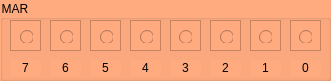
   <widget class="QGroupBox" name="groupBox_MAR">
    <property name="geometry">
     <rect>
      <x>20</x>
      <y>100</y>
      <width>331</width>
      <height>81</height>
     </rect>
    </property>
    <property name="styleSheet">
     <string notr="true">background-color: rgb(255, 170, 127);</string>
    </property>
    <property name="title">
     <string>MAR</string>
    </property>
    <widget class="QFrame" name="frame_33">
     <property name="geometry">
      <rect>
       <x>50</x>
       <y>20</y>
       <width>31</width>
       <height>31</height>
      </rect>
     </property>
     <property name="frameShape">
      <enum>QFrame::StyledPanel</enum>
     </property>
     <property name="frameShadow">
      <enum>QFrame::Sunken</enum>
     </property>
     <property name="lineWidth">
      <number>0</number>
     </property>
     <property name="midLineWidth">
      <number>0</number>
     </property>
     <widget class="QRadioButton" name="radioButton_MAR6">
      <property name="geometry">
       <rect>
        <x>10</x>
        <y>10</y>
        <width>13</width>
        <height>13</height>
       </rect>
      </property>
      <property name="font">
       <font>
        <pointsize>6</pointsize>
       </font>
      </property>
      <property name="text">
       <string/>
      </property>
     </widget>
    </widget>
    <widget class="QFrame" name="frame_34">
     <property name="geometry">
      <rect>
       <x>90</x>
       <y>20</y>
       <width>31</width>
       <height>31</height>
      </rect>
     </property>
     <property name="frameShape">
      <enum>QFrame::StyledPanel</enum>
     </property>
     <property name="frameShadow">
      <enum>QFrame::Sunken</enum>
     </property>
     <property name="lineWidth">
      <number>0</number>
     </property>
     <property name="midLineWidth">
      <number>0</number>
     </property>
     <widget class="QRadioButton" name="radioButton_MAR5">
      <property name="geometry">
       <rect>
        <x>10</x>
        <y>10</y>
        <width>13</width>
        <height>13</height>
       </rect>
      </property>
      <property name="font">
       <font>
        <pointsize>6</pointsize>
       </font>
      </property>
      <property name="text">
       <string/>
      </property>
     </widget>
    </widget>
    <widget class="QFrame" name="frame_35">
     <property name="geometry">
      <rect>
       <x>130</x>
       <y>20</y>
       <width>31</width>
       <height>31</height>
      </rect>
     </property>
     <property name="frameShape">
      <enum>QFrame::StyledPanel</enum>
     </property>
     <property name="frameShadow">
      <enum>QFrame::Sunken</enum>
     </property>
     <property name="lineWidth">
      <number>5</number>
     </property>
     <property name="midLineWidth">
      <number>0</number>
     </property>
     <widget class="QRadioButton" name="radioButton_MAR4">
      <property name="geometry">
       <rect>
        <x>10</x>
        <y>10</y>
        <width>13</width>
        <height>13</height>
       </rect>
      </property>
      <property name="font">
       <font>
        <pointsize>6</pointsize>
       </font>
      </property>
      <property name="text">
       <string/>
      </property>
     </widget>
    </widget>
    <widget class="QFrame" name="frame_36">
     <property name="geometry">
      <rect>
       <x>170</x>
       <y>20</y>
       <width>31</width>
       <height>31</height>
      </rect>
     </property>
     <property name="frameShape">
      <enum>QFrame::StyledPanel</enum>
     </property>
     <property name="frameShadow">
      <enum>QFrame::Sunken</enum>
     </property>
     <property name="lineWidth">
      <number>5</number>
     </property>
     <property name="midLineWidth">
      <number>0</number>
     </property>
     <widget class="QRadioButton" name="radioButton_MAR3">
      <property name="geometry">
       <rect>
        <x>9</x>
        <y>10</y>
        <width>13</width>
        <height>13</height>
       </rect>
      </property>
      <property name="font">
       <font>
        <pointsize>6</pointsize>
       </font>
      </property>
      <property name="text">
       <string/>
      </property>
     </widget>
    </widget>
    <widget class="QFrame" name="frame_37">
     <property name="geometry">
      <rect>
       <x>210</x>
       <y>20</y>
       <width>31</width>
       <height>31</height>
      </rect>
     </property>
     <property name="frameShape">
      <enum>QFrame::StyledPanel</enum>
     </property>
     <property name="frameShadow">
      <enum>QFrame::Sunken</enum>
     </property>
     <property name="lineWidth">
      <number>5</number>
     </property>
     <property name="midLineWidth">
      <number>0</number>
     </property>
     <widget class="QRadioButton" name="radioButton_MAR2">
      <property name="geometry">
       <rect>
        <x>10</x>
        <y>10</y>
        <width>13</width>
        <height>13</height>
       </rect>
      </property>
      <property name="font">
       <font>
        <pointsize>6</pointsize>
       </font>
      </property>
      <property name="text">
       <string/>
      </property>
     </widget>
    </widget>
    <widget class="QFrame" name="frame_38">
     <property name="geometry">
      <rect>
       <x>250</x>
       <y>20</y>
       <width>31</width>
       <height>31</height>
      </rect>
     </property>
     <property name="frameShape">
      <enum>QFrame::StyledPanel</enum>
     </property>
     <property name="frameShadow">
      <enum>QFrame::Sunken</enum>
     </property>
     <property name="lineWidth">
      <number>5</number>
     </property>
     <property name="midLineWidth">
      <number>0</number>
     </property>
     <widget class="QRadioButton" name="radioButton_MAR1">
      <property name="geometry">
       <rect>
        <x>9</x>
        <y>10</y>
        <width>13</width>
        <height>13</height>
       </rect>
      </property>
      <property name="font">
       <font>
        <pointsize>6</pointsize>
       </font>
      </property>
      <property name="text">
       <string/>
      </property>
     </widget>
    </widget>
    <widget class="QFrame" name="frame_39">
     <property name="geometry">
      <rect>
       <x>290</x>
       <y>20</y>
       <width>31</width>
       <height>31</height>
      </rect>
     </property>
     <property name="frameShape">
      <enum>QFrame::StyledPanel</enum>
     </property>
     <property name="frameShadow">
      <enum>QFrame::Sunken</enum>
     </property>
     <property name="lineWidth">
      <number>5</number>
     </property>
     <property name="midLineWidth">
      <number>0</number>
     </property>
     <widget class="QRadioButton" name="radioButton_MAR0">
      <property name="geometry">
       <rect>
        <x>9</x>
        <y>10</y>
        <width>13</width>
        <height>13</height>
       </rect>
      </property>
      <property name="font">
       <font>
        <pointsize>6</pointsize>
       </font>
      </property>
      <property name="text">
       <string/>
      </property>
     </widget>
    </widget>
    <widget class="QFrame" name="frame_40">
     <property name="geometry">
      <rect>
       <x>10</x>
       <y>20</y>
       <width>31</width>
       <height>31</height>
      </rect>
     </property>
     <property name="frameShape">
      <enum>QFrame::StyledPanel</enum>
     </property>
     <property name="frameShadow">
      <enum>QFrame::Sunken</enum>
     </property>
     <property name="lineWidth">
      <number>0</number>
     </property>
     <property name="midLineWidth">
      <number>0</number>
     </property>
     <widget class="QRadioButton" name="radioButton_MAR7">
      <property name="geometry">
       <rect>
        <x>10</x>
        <y>10</y>
        <width>13</width>
        <height>13</height>
       </rect>
      </property>
      <property name="font">
       <font>
        <pointsize>6</pointsize>
       </font>
      </property>
      <property name="text">
       <string/>
      </property>
     </widget>
    </widget>
    <widget class="QLabel" name="label_35">
     <property name="geometry">
      <rect>
       <x>10</x>
       <y>60</y>
       <width>31</width>
       <height>16</height>
      </rect>
     </property>
     <property name="text">
      <string>7</string>
     </property>
     <property name="alignment">
      <set>Qt::AlignCenter</set>
     </property>
    </widget>
    <widget class="QLabel" name="label_36">
     <property name="geometry">
      <rect>
       <x>50</x>
       <y>60</y>
       <width>31</width>
       <height>16</height>
      </rect>
     </property>
     <property name="text">
      <string>6</string>
     </property>
     <property name="alignment">
      <set>Qt::AlignCenter</set>
     </property>
    </widget>
    <widget class="QLabel" name="label_37">
     <property name="geometry">
      <rect>
       <x>90</x>
       <y>60</y>
       <width>31</width>
       <height>16</height>
      </rect>
     </property>
     <property name="text">
      <string>5</string>
     </property>
     <property name="alignment">
      <set>Qt::AlignCenter</set>
     </property>
    </widget>
    <widget class="QLabel" name="label_38">
     <property name="geometry">
      <rect>
       <x>130</x>
       <y>60</y>
       <width>31</width>
       <height>16</height>
      </rect>
     </property>
     <property name="text">
      <string>4</string>
     </property>
     <property name="alignment">
      <set>Qt::AlignCenter</set>
     </property>
    </widget>
    <widget class="QLabel" name="label_39">
     <property name="geometry">
      <rect>
       <x>170</x>
       <y>60</y>
       <width>31</width>
       <height>16</height>
      </rect>
     </property>
     <property name="text">
      <string>3</string>
     </property>
     <property name="alignment">
      <set>Qt::AlignCenter</set>
     </property>
    </widget>
    <widget class="QLabel" name="label_40">
     <property name="geometry">
      <rect>
       <x>210</x>
       <y>60</y>
       <width>31</width>
       <height>16</height>
      </rect>
     </property>
     <property name="text">
      <string>2</string>
     </property>
     <property name="alignment">
      <set>Qt::AlignCenter</set>
     </property>
    </widget>
    <widget class="QLabel" name="label_41">
     <property name="geometry">
      <rect>
       <x>250</x>
       <y>60</y>
       <width>31</width>
       <height>16</height>
      </rect>
     </property>
     <property name="text">
      <string>1</string>
     </property>
     <property name="alignment">
      <set>Qt::AlignCenter</set>
     </property>
    </widget>
    <widget class="QLabel" name="label_42">
     <property name="geometry">
      <rect>
       <x>290</x>
       <y>60</y>
       <width>31</width>
       <height>16</height>
      </rect>
     </property>
     <property name="text">
      <string>0</string>
     </property>
     <property name="alignment">
      <set>Qt::AlignCenter</set>
     </property>
    </widget>
   </widget>
